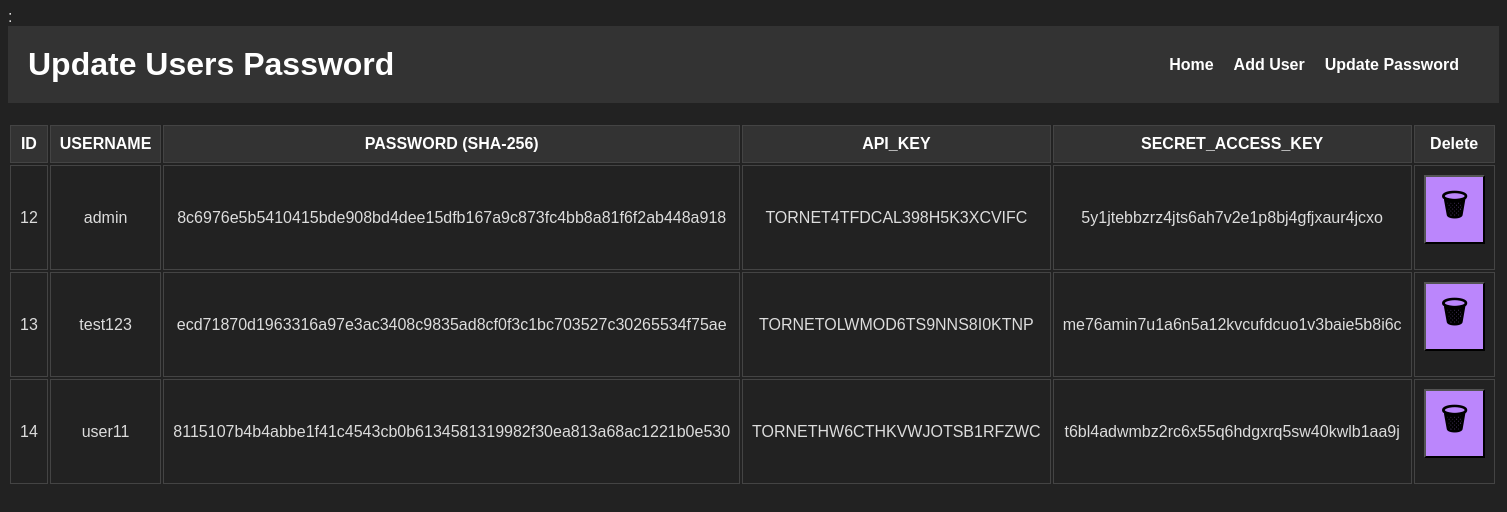
The app's page /users (signed in) with its own data.
### app.py (models this page shows, shortened)
class User(UserMixin, db.Model):
    id = db.Column(db.Integer, primary_key=True)
    username = db.Column(db.String(64), unique=True, nullable=False)
    password = db.Column(db.String(128), nullable=False)
    api_key = db.Column(db.String(64), unique=True, nullable=False)
    secret_access_key = db.Column(db.String(64),unique=True,nullable=True)

### app.py (the view)
@app.route('/users', methods=['GET'])
@login_required
def users():
    if request.method == 'GET' and current_user.username == 'admin':
        users = User.query.all()
        return render_template('users.html', users=users)
    else:
        return redirect(url_for('unauthorize'))

### app.py (called while the page is built)
@login_manager.user_loader
def load_user(user_id):
    return User.query.get(int(user_id))

### templates/users.html (shortened to what this page needs)
:{% block content %}
<header>
  <h1>Update Users Password</h1>
  <nav>
    <a href="/dashboard">Home</a>
    <a href="/add_user">Add User</a>
    <a href="/update_password">Update Password</a>
  </nav>
</header>
<div class="admin-table">
  <table>
    <thead>
      <tr>
        <th>ID</th>
        <th>USERNAME</th>
        <th>PASSWORD (SHA-256)</th>
        <th>API_KEY</th>
        <th>SECRET_ACCESS_KEY</th>
        <th>Delete</th>
      </tr>
    </thead>
    <tbody>
      {% for user in users %}
        <tr>
          <td>{{ user.id }}</td>
          <td>{{ user.username }}</td>
          <td>{{ user.password }}</td>
          <td>{{ user.api_key }}</td>
          <td>{{ user.secret_access_key }}</td>
          <td>
            <form action="{{ url_for('delete_user', user_id=user.id) }}" method="post">
              <button type="submit" class="bin-button"><b>&#128465;</b></button>
            </form>
          </td>
        </tr>
      {% endfor %}
    </tbody>
  </table>
</div>
{% endblock %}

### templates/users.html (style rules this page uses)
header { background-color: #333; color: #fff; padding: 20px; display: flex; justify-content: space-between; align-items: center; }
h1 { margin: 0; }
nav { display: flex; list-style: none; padding: 0; margin: 0; }
nav a { color: inherit; text-decoration: none; margin-right: 20px; font-weight: bold; }
.admin-table { border-collapse: collapse; width: 100%; margin: 20px auto; text-align:center; }
.admin-table th, .admin-table td { padding: 9px; border: 1px solid #444; text-align: center; }
.admin-table th { background-color: #333; color: #fff; }
.bin-button { padding: 7px 15px; background-color: #BB86FC; font-size: 30px; color:black; }

### records on screen
User: id "12", username "admin", password "8c6976e5b5410415bde908bd4dee15dfb167a9c873fc4bb8a81f6f2ab448a918", api_key "TORNET4TFDCAL398H5K3XCVIFC", secret_access_key "5y1jtebbzrz4jts6ah7v2e1p8bj4gfjxaur4jcxo"
User: id "13", username "test123", password "ecd71870d1963316a97e3ac3408c9835ad8cf0f3c1bc703527c30265534f75ae", api_key "TORNETOLWMOD6TS9NNS8I0KTNP", secret_access_key "me76amin7u1a6n5a12kvcufdcuo1v3baie5b8i6c"
User: id "14", username "user11", password "8115107b4b4abbe1f41c4543cb0b6134581319982f30ea813a68ac1221b0e530", api_key "TORNETHW6CTHKVWJOTSB1RFZWC", secret_access_key "t6bl4adwmbz2rc6x55q6hdgxrq5sw40kwlb1aa9j"
